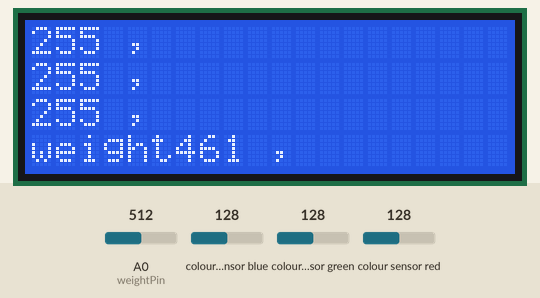
Recording of a sketch running on a simulated Arduino Uno, built with avr-gcc and run on an emulated ATmega328P. Shown: 20×4 character LCD. Wiring (inferred from the names in the program): TCS3200 colour sensor: output pin 4; S2 pin 2; S3 pin 3. Inputs (shaded band) come from the test bench; at power-on: A0 (weightPin) = 512, colour sensor blue 128, colour sensor green 128, colour sensor red 128. What the sketch prints to the serial monitor is not drawn.

Above: at 2.2 s.
2.3 s: A0 (weightPin) set to 716
At 3.4 s:
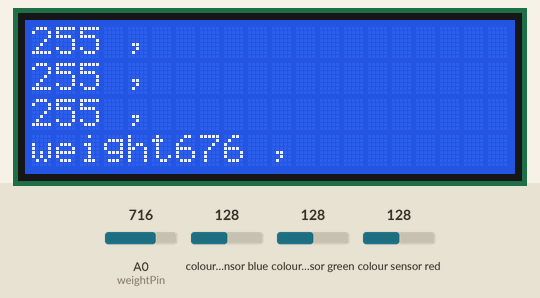
3.8 s: A0 (weightPin) set to 992
At 4.3 s:
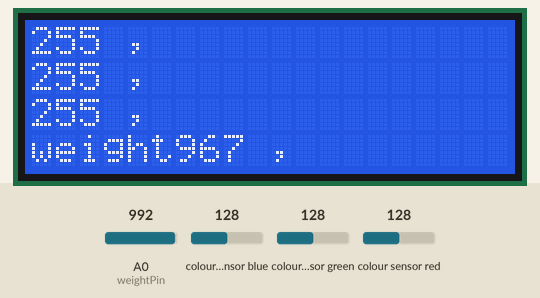
8.4 s: A0 (weightPin) set to 30
At 9.5 s:
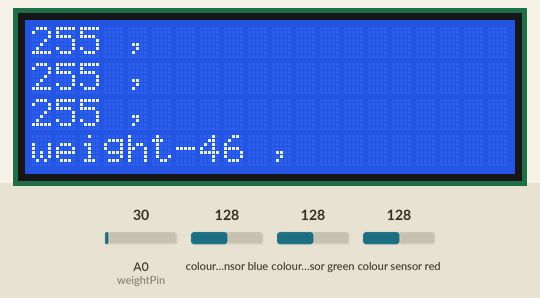
Timing chart, 0 to 11.0 s (numbered marks = the images above; inputs shaded):
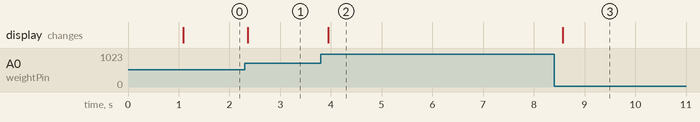

The sketch:

testSketchGrosary_system.ino
```cpp
    #include <LiquidCrystal.h>

    LiquidCrystal lcd(11, NULL, 12, 7, 8, 9, 10);

    int S2= 2; //Color sensore pin S2 to Arduino pin 2
    int S3= 3; //Color sensor pin S3 to Arduino pin 3
    int outPin = 4; //Color Sensor OUT to Arduino pin 4

    int weightPin = A0; //this takes inthe analog value of the weight
    int weightValue = 0; //holds the weight value
    int weight = 0;


    int rColorStrength; //measured strength of red color
    int gColorStrength; //measured strength of green color
    int bColorStrength; //measured strength of blue color
    unsigned int pulseWidth; //for measuring color strength using pulseIn command


    void setup() {
      // put your setup code here, to run once:

      Serial.begin(115200); //turn on serial port

      pinMode(S2, OUTPUT); //S2 and S3 are outputs and used to tell
      pinMode(S3, OUTPUT); //arduino which color to measure
      pinMode(outPin, INPUT); //This is the pin we read the color from

       // read the weight value from the weight sensor:


        // initialization display...
        lcd.clear();                    //clear the LCD during setup
        lcd.begin(20,4);                //define the columns (16) and rows (2
             lcd.print("SMART GREEN-GROCERY");          //print...
  //delay(1000);                   //wait...
  lcd.setCursor(0,1);            //move the cursor to the 2nd line
  lcd.print("IEEE EXPO 2015");          //print...
  //delay(1000);                   //wait...
  lcd.setCursor(0,2);
  lcd.print("P.NDUNGU &K.MURIUNGI");         //print with extra spaces to overwrite
  //delay(1000);                   //wait...
  lcd.setCursor(0,3);
  lcd.print("STRATHMOREUNIVERSITY");             //Make It becomes Makes Us

  delay(1000);
  lcd.home();

    }

    void loop() {
         weightValue = analogRead(weightPin);
          weight = map( weightValue ,74, 1023, 0, 1000);
      //Lets start by reading Red Component of the Color
      // S2 and S3 should be set LOW
      digitalWrite(S2, LOW);
      digitalWrite(S3, LOW);

      pulseWidth =  pulseIn(outPin, LOW); //Measure raw pulsewidth coming from color sensor outpin

      rColorStrength = pulseWidth/400. -1; //normalize number to number between 0 and 255

      rColorStrength = (255- rColorStrength); //reverse so that large number means strong color


      //Lets read Green Component of the Color
      // S2 and S3 should be set HIGH
      digitalWrite(S2, HIGH);
      digitalWrite(S3, HIGH);

      pulseWidth =  pulseIn(outPin, LOW); //Measure raw pulsewidth coming from color sensor outpin

      gColorStrength = pulseWidth/400. -1; //normalize number to number between 0 and 255

      gColorStrength = (255- gColorStrength); //reverse so that large number means strong color

      //gColorStrength=gColorStrength + 2;

      //Lets read Blue Component of the Color
      // S2 and S3 should be set LOW and HIGH Respectively
      digitalWrite(S2, LOW);
      digitalWrite(S3, HIGH);

      pulseWidth =  pulseIn(outPin, LOW); //Measure raw pulsewidth coming from color sensor outpin

      bColorStrength = pulseWidth/400. -1; //normalize number to number between 0 and 255

      bColorStrength = (255- bColorStrength); //reverse so that large number means strong color

    if(rColorStrength>gColorStrength && gColorStrength>bColorStrength) {

       rColorStrength = 255;
       gColorStrength = gColorStrength/2;
       bColorStrength = 0;
    }
      if(rColorStrength>bColorStrength && bColorStrength>gColorStrength) {

       rColorStrength = 255;
       bColorStrength = bColorStrength/2;
       gColorStrength = 0;
    }
      if(gColorStrength>rColorStrength && rColorStrength>bColorStrength) {

       gColorStrength = 255;
       rColorStrength = rColorStrength/2;
       bColorStrength = 0;
    }
       if(gColorStrength>bColorStrength && bColorStrength>rColorStrength) {

       gColorStrength = 255;
       bColorStrength = bColorStrength/2;
       rColorStrength = 0;
    }
       if(bColorStrength>rColorStrength && rColorStrength>gColorStrength) {

       bColorStrength = 255;
       rColorStrength = rColorStrength/2;
       gColorStrength = 0;
    }
        if(bColorStrength>gColorStrength && gColorStrength>rColorStrength) {

       bColorStrength = 255;
       gColorStrength = gColorStrength/2;
       rColorStrength = 0;
    }


                  Serial.print(rColorStrength);
                  Serial.print(" , ");
                  Serial.print(gColorStrength);
                  Serial.print(" , ");
                  Serial.print(bColorStrength);
                  Serial.print(" , ");
                  Serial.print(weight);
                  Serial.println(" , ");
                    lcd.clear();
                  lcd.setCursor(0,0);
                  lcd.print(rColorStrength);
                  lcd.print(" , ");
                  lcd.setCursor(0,1);
                  lcd.print(gColorStrength);
                  lcd.print(" , ");
                  lcd.setCursor(0,2);
                  lcd.print(bColorStrength);
                  lcd.println(" , ");
                  lcd.setCursor(0,3);
                  lcd.print("weight");
                  lcd.print(weight);
                  lcd.println(" , ");

      // to print on lcd

      delay(150);

    }
```

Measured:
- after the input at 2.3 s, the display: changes after 0.06 s (image 1)
- after the input at 3.8 s, the display: changes after 0.15 s (image 2)
- after the input at 8.4 s, the display: changes after 0.17 s (image 3)
